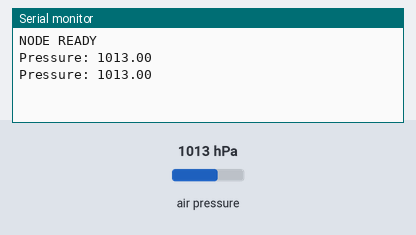
Bench run of a sketch on a simulated Arduino Uno, built with avr-gcc and run on an emulated ATmega328P. On the bench: the last lines printed to the serial monitor. Inputs (shaded band) come from the test bench; at power-on: air pressure 1013 hPa. No radio packets arrive unless stated.

Above: at 3.8 s.
3.9 s: air pressure set to 952 hPa
At 6.6 s:
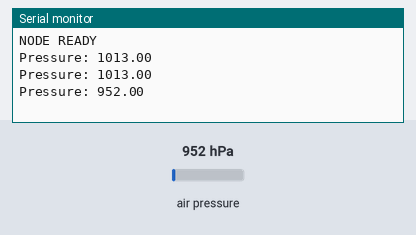
7.8 s: air pressure set to 975 hPa
At 10.1 s:
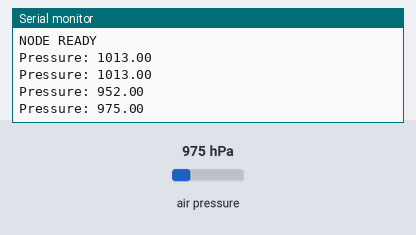
Timing chart, 0 to 11.6 s (numbered marks = the images above; inputs shaded):
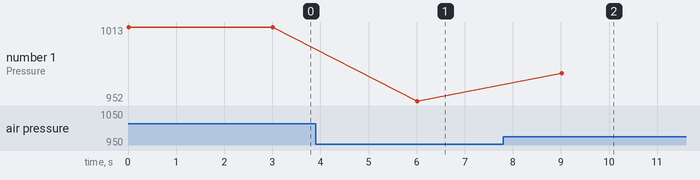

Measured:
- after the input at 3.9 s, the serial monitor: prints a new line after 2.1 s (image 1)
- after the input at 7.8 s, the serial monitor: prints a new line after 1.2 s (image 2)
- plotted number 1: 1013 → 952 after the input at 3.9 s, 952 → 975 after the input at 7.8 s

The sketch:

node.ino
```cpp
#include <Wire.h>
#include <SPI.h>
#include <Adafruit_BMP085.h>
#include <RF24.h>

Adafruit_BMP085 bmp;
RF24 radio(9, 10);   // CE, CSN

const byte address[6] = "00001";

void setup() {
  Serial.begin(9600);

  if (!bmp.begin()) {
    Serial.println("BMP180 ERROR");
    while (1);
  }

  radio.begin();
  radio.openWritingPipe(address);
  radio.setPALevel(RF24_PA_LOW);
  radio.stopListening();

  Serial.println("NODE READY");
}

void loop() {

  float pressure = bmp.readPressure() / 100.0;

  Serial.print("Pressure: ");
  Serial.println(pressure);

  String payload = "{\"pressure\":";
  payload += pressure;
  payload += "}";

  radio.write(payload.c_str(), payload.length());

  delay(3000);
}
```
